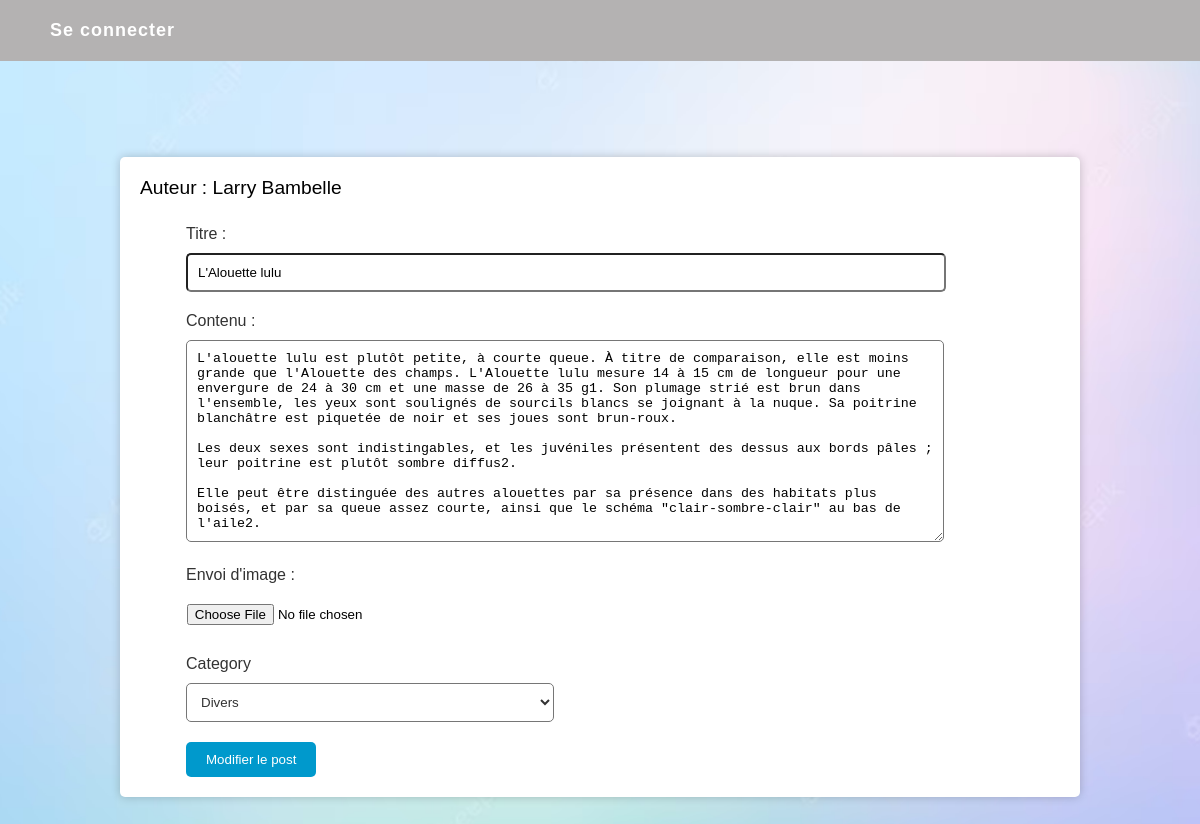
Page /ProjetBlog/FRONT/modifier.php?id=81 on the committed database.
### tables this page shows
CREATE TABLE `author` (
  `Id` tinyint(3) UNSIGNED NOT NULL,
  `FirstName` varchar(50) NOT NULL,
  `LastName` varchar(50) NOT NULL,
  `username` varchar(30) NOT NULL,
  `password` varchar(255) NOT NULL
);

CREATE TABLE `post` (
  `Id` smallint(5) UNSIGNED NOT NULL,
  `Title` varchar(100) NOT NULL,
  `Contents` text NOT NULL,
  `CreationTimestamp` datetime NOT NULL,
  `Author_Id` tinyint(3) UNSIGNED DEFAULT NULL,
  `Category_Id` tinyint(3) UNSIGNED DEFAULT NULL,
  `Modifié` int(11) NOT NULL,
  `image_name` text
);

### projetblog/FRONT/modifier.php (the view, shortened to what this page needs)
<?php
require('..\BACK\connexion.php');
?>
<!DOCTYPE html>
<html lang="en">
<head>
    <link rel="stylesheet" href="CSS\style.css">
</head>
<header>
<ul class="nav">
    <?php
        if($_SESSION != null){
          echo '<li><a href="http://localhost/projetblog/FRONT/acceuil.php">Accueil</a></li>
          <li><a href="../BACK/logout.php">Déconnexion</a></li>';
        }else{
          echo '<li> <a href="login.php">Se connecter</a>';
        }
    ?>
</header>
<body>
<?php
    if(isset($_GET['id'])){
        $post_id = intval($_GET['id']);
    }?>
<?php
$sql = "SELECT * FROM post WHERE Id = $post_id";
$result = $conn->query($sql);
if ($result->num_rows > 0) {
    $row = $result->fetch_assoc();
    $sqlId = "SELECT * FROM author WHERE Id = '{$row['Author_Id']}'";
    $resultId = $conn->query($sqlId);
    if ($resultId->num_rows > 0) {
        $rowId = $resultId->fetch_assoc();
        echo '<div class="modifierPost">';
        echo '<form method="POST" action="../BACK/modifierPost.php?id=' . $post_id . '" enctype="multipart/form-data">';
        echo '<h4>Auteur : ' . $rowId['FirstName'] . ' ' . $rowId['LastName'] . '</h4>';
        echo '<label for="titre">Titre :</label>';
        echo '<input type="text" name="titre" id="titre" value="' . $row['Title'] . '" required>';
        echo '<br>';
        echo '<label for="contenu">Contenu :</label>';
        echo '<textarea name="contenu" id="contenu" rows="12" required>' . $row['Contents'] . '</textarea>';
        echo '<br>';
        ?>
        <label for="image">Envoi d'image : </label>
        <input type="file" name="image" id="image">
        <label for="contenu">Category</label>
        <select name="category" id="category">
        <?php
            $sql = "SELECT * FROM category";
            $result = $conn->query($sql);
            if($result->num_rows > 0){
                while($row = $result->fetch_assoc()){
                    echo '<option value='. $row['Id']. '>'.$row['Name'].'</option>';
                };
            }
        ?>
        </select>
        <br>
        <?php
        echo '<button type="submit">Modifier le post</button>';
        echo '</form>';
        echo '</div>';
    } else {
        echo "L'auteur du post n'existe pas.";
    }
} else {
    echo "Le post n'existe pas.";
}
?>
</body>
</html>

### projetblog/FRONT/CSS/style.css (style rules this page uses)
body { font-family: Arial, sans-serif; margin: 0; background-image: url("cool.avif"); background-repeat: no-repeat; background-position: center center; background-size: cover; }
header { background-color: #b4b2b2; color: white; padding: 20px; display: flex; justify-content: space-between; align-items: center; max-width: 100%; margin: 0 auto; }
.nav { display: flex; flex-direction: row; margin: 0; padding: 0; list-style: none; }
.nav li { margin-left: 20px; }
.nav a { color: #fff; text-decoration: none; font-weight: bold; letter-spacing: 1px; font-size: 18px; padding: 10px; border-radius: 5px; transition: background-color 0.3s ease; }
li > a { text-decoration:none; list-style-type: none; }
.modifierPost { width: 80%; margin: 8% auto; }
.modifierPost form { background-color: #fff; padding: 20px; border-radius: 5px; box-shadow: 0 0 10px rgba(0, 0, 0, 0.2); }
.modifierPost h4 { margin-top: 0; font-size: 1.2rem; font-weight: normal; }
.modifierPost label { display: block; margin-bottom: 10px; color: #333; margin-left: 5%; }
.modifierPost input[type=text], .modifierPost textarea { width:80%; margin: auto; padding: 10px; margin-bottom: 20px; margin-left: 5%; border-radius: 5px; }
.modifierPost #image { width:80%; margin: auto; padding: 10px; margin-bottom: 20px; margin-left: 4%; border-radius: 5px; }
.modifierPost select { width: 40%; margin: auto; margin-left: 5%; padding: 10px; margin-bottom: 20px; border-radius: 5px; color: #333; background-color: #fff; }
.modifierPost button[type=submit] { background-color: #0099cc; margin-left: 5%; color: #fff; padding: 10px 20px; border: none; border-radius: 5px; cursor: pointer; transition: background-color 0.3s ease; }

### rows in the picture
author: FirstName "Larry", LastName "Bambelle"
post: titre "L'Alouette lulu", contenu "L'alouette lulu est plutôt petite, à courte queue. À titre de comparaison, elle est moins grande que l'Alouette des champs. L'Alouette lulu mesure 14 à 15 cm de longueur pour une envergure de 24 à 30 cm et une masse de 26 à 35 g1. Son plumage strié est brun dans l'ensemble, les yeux sont soulignés de sourcils blancs se joignant à la nuque. Sa poitrine blanchâtre est piquetée de noir et ses joues sont brun-roux. Les deux sexes sont indistingables, et les juvéniles présentent des dessus aux bords pâles ; leur poitrine est plutôt sombre diffus2. Elle peut être distinguée des autres alouettes par sa présence dans des habitats plus boisés, et par sa queue assez courte, ainsi que le schéma…"

### other values in the picture
form field category "Divers"
